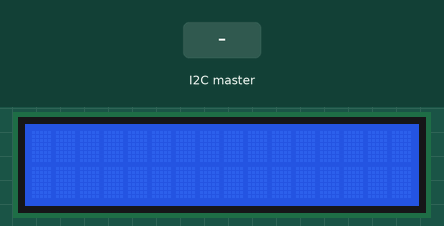
The sketch below on a simulated Arduino Uno, built with avr-gcc and run on an emulated ATmega328P. On the bench: 16×2 character LCD. The inputs (shaded band) are chosen by the test bench.

Above: at 1.2 s.
1.3 s: the I2C master sends the byte 1
At 2.5 s:
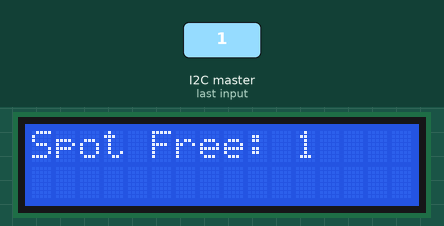
2.8 s: the I2C master sends the byte 0
At 3.6 s:
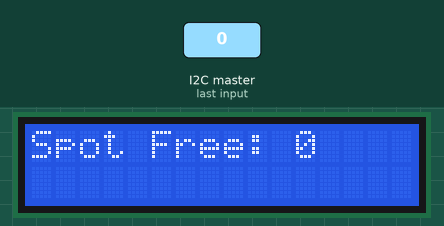
Timing chart, 0 to 5.8 s (numbered marks = the images above; inputs shaded):
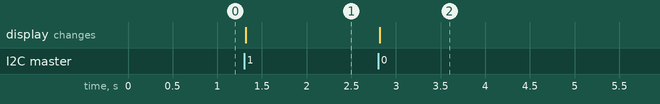

Measured:
- after the input at 1.3 s, the display: changes at once (image 1)
- after the input at 2.8 s, the display: changes at once (image 2)

The sketch:

UserInterface.ino
```cpp
#include <LiquidCrystal.h>
#include <Wire.h>

LiquidCrystal lcd(12, 11, 5, 4, 3, 2);
int receivedData = 0;

void setup() {
  Serial.begin(9600);
  lcd.begin(16, 2);
  Wire.begin(0x05);
  Wire.onReceive(receiveEvent);
}

void loop() {
  delay(100);
}

void receiveEvent(int how) {
  while (Wire.available()) {
    receivedData = Wire.read();
    printData();
  }
}

void printData () {
  lcd.clear();
  lcd.setCursor(0, 0);
  lcd.print("Spot Free: ");
  lcd.print(receivedData);
}
```
